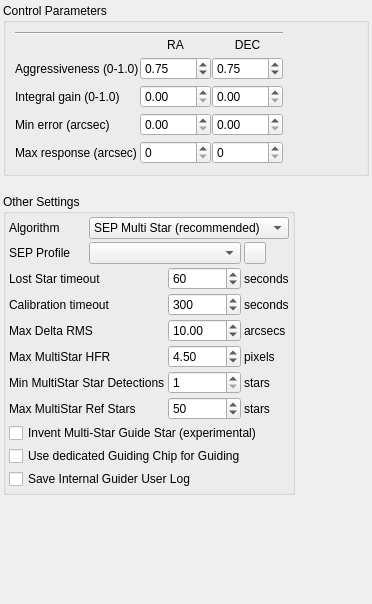
<?xml version="1.0" encoding="UTF-8"?>
<ui version="4.0">
 <class>OpsGuide</class>
 <widget class="QWidget" name="OpsGuide">
  <property name="geometry">
   <rect>
    <x>0</x>
    <y>0</y>
    <width>372</width>
    <height>604</height>
   </rect>
  </property>
  <layout class="QVBoxLayout" name="verticalLayout_2">
   <property name="spacing">
    <number>3</number>
   </property>
   <property name="leftMargin">
    <number>3</number>
   </property>
   <property name="topMargin">
    <number>3</number>
   </property>
   <property name="rightMargin">
    <number>3</number>
   </property>
   <property name="bottomMargin">
    <number>3</number>
   </property>
   <item>
    <widget class="QGroupBox" name="controlGroup">
     <property name="title">
      <string>Control Parameters</string>
     </property>
     <layout class="QHBoxLayout" name="horizontalLayout_1">
      <item>
       <layout class="QVBoxLayout" name="verticalLayout_3">
        <property name="spacing">
         <number>3</number>
        </property>
        <property name="leftMargin">
         <number>0</number>
        </property>
        <property name="topMargin">
         <number>0</number>
        </property>
        <property name="rightMargin">
         <number>0</number>
        </property>
        <property name="bottomMargin">
         <number>0</number>
        </property>
        <item>
         <widget class="Line" name="line">
          <property name="orientation">
           <enum>Qt::Horizontal</enum>
          </property>
         </widget>
        </item>
        <item>
         <layout class="QGridLayout" name="gridLayout_3" columnstretch="1,0,0">
          <property name="horizontalSpacing">
           <number>1</number>
          </property>
          <property name="verticalSpacing">
           <number>5</number>
          </property>
          <item row="2" column="0">
           <widget class="QLabel" name="l_12">
            <property name="toolTip">
             <string>&lt;html&gt;&lt;head/&gt;&lt;body&gt;&lt;p&gt;This adds a correction term based on the average of the past 50 guide deviations. For example, if the deviation is consistently negative, this will attempt to compensate. Best to start with 0.0 (no effect) and only use this if necessary.&lt;/p&gt;&lt;/body&gt;&lt;/html&gt;</string>
            </property>
            <property name="text">
             <string>Integral gain (0-1.0)</string>
            </property>
           </widget>
          </item>
          <item row="1" column="1">
           <widget class="QDoubleSpinBox" name="kcfg_RAProportionalGain">
            <property name="decimals">
             <number>2</number>
            </property>
            <property name="maximum">
             <double>1.000000000000000</double>
            </property>
            <property name="singleStep">
             <double>0.050000000000000</double>
            </property>
            <property name="value">
             <double>0.750000000000000</double>
            </property>
           </widget>
          </item>
          <item row="1" column="0">
           <widget class="QLabel" name="l_11">
            <property name="toolTip">
             <string>&lt;html&gt;&lt;head/&gt;&lt;body&gt;&lt;p&gt;How aggressively the guider attempts to correct the guide deviations. 1.0 would attempt to fully correct the error. It's best to use an aggressiveness less than 1.0 to avoid oscillations.&lt;/p&gt;&lt;/body&gt;&lt;/html&gt;</string>
            </property>
            <property name="text">
             <string>Aggressiveness (0-1.0)</string>
            </property>
            <property name="margin">
             <number>0</number>
            </property>
            <property name="indent">
             <number>0</number>
            </property>
           </widget>
          </item>
          <item row="1" column="2">
           <widget class="QDoubleSpinBox" name="kcfg_DECProportionalGain">
            <property name="decimals">
             <number>2</number>
            </property>
            <property name="maximum">
             <double>1.000000000000000</double>
            </property>
            <property name="singleStep">
             <double>0.050000000000000</double>
            </property>
            <property name="value">
             <double>0.750000000000000</double>
            </property>
           </widget>
          </item>
          <item row="0" column="2">
           <widget class="QLabel" name="l_02">
            <property name="text">
             <string>DEC</string>
            </property>
            <property name="alignment">
             <set>Qt::AlignCenter</set>
            </property>
           </widget>
          </item>
          <item row="0" column="1">
           <widget class="QLabel" name="l_01">
            <property name="text">
             <string>RA</string>
            </property>
            <property name="alignment">
             <set>Qt::AlignCenter</set>
            </property>
           </widget>
          </item>
          <item row="4" column="0">
           <widget class="QLabel" name="l_14">
            <property name="toolTip">
             <string>&lt;html&gt;&lt;head/&gt;&lt;body&gt;&lt;p&gt;Maximum guide pulse that is generated by the guider and sent to the mount in arc-second units. That is, the guider will not attempt to move the mount more than this many arc-seconds at any given time.&lt;/p&gt;&lt;/body&gt;&lt;/html&gt;</string>
            </property>
            <property name="text">
             <string>Max response (arcsec)</string>
            </property>
            <property name="rightMargin" stdset="0">
             <number>5</number>
            </property>
           </widget>
          </item>
          <item row="3" column="1">
           <widget class="QDoubleSpinBox" name="kcfg_RAMinimumPulseArcSec">
            <property name="decimals">
             <number>2</number>
            </property>
            <property name="maximum">
             <double>1000.000000000000000</double>
            </property>
            <property name="singleStep">
             <double>0.100000000000000</double>
            </property>
           </widget>
          </item>
          <item row="2" column="1">
           <widget class="QDoubleSpinBox" name="kcfg_RAIntegralGain">
            <property name="decimals">
             <number>2</number>
            </property>
            <property name="maximum">
             <double>1.000000000000000</double>
            </property>
            <property name="singleStep">
             <double>0.050000000000000</double>
            </property>
           </widget>
          </item>
          <item row="3" column="0">
           <widget class="QLabel" name="l_15">
            <property name="toolTip">
             <string>&lt;html&gt;&lt;head/&gt;&lt;body&gt;&lt;p&gt;Minimum guide deviation, in arc-seconds, for which a guide pulse would be sent to the mount. If the guide error is less than this value, then no pulse is sent to the mount.&lt;/p&gt;&lt;/body&gt;&lt;/html&gt;</string>
            </property>
            <property name="text">
             <string>Min error (arcsec)</string>
            </property>
            <property name="rightMargin" stdset="0">
             <number>5</number>
            </property>
           </widget>
          </item>
          <item row="2" column="2">
           <widget class="QDoubleSpinBox" name="kcfg_DECIntegralGain">
            <property name="decimals">
             <number>2</number>
            </property>
            <property name="maximum">
             <double>1.000000000000000</double>
            </property>
            <property name="singleStep">
             <double>0.050000000000000</double>
            </property>
           </widget>
          </item>
          <item row="4" column="2">
           <widget class="QSpinBox" name="kcfg_DECMaximumPulseArcSec">
            <property name="maximum">
             <number>3600</number>
            </property>
            <property name="singleStep">
             <number>10</number>
            </property>
           </widget>
          </item>
          <item row="4" column="1">
           <widget class="QSpinBox" name="kcfg_RAMaximumPulseArcSec">
            <property name="maximum">
             <number>3600</number>
            </property>
            <property name="singleStep">
             <number>10</number>
            </property>
           </widget>
          </item>
          <item row="3" column="2">
           <widget class="QDoubleSpinBox" name="kcfg_DECMinimumPulseArcSec">
            <property name="decimals">
             <number>2</number>
            </property>
            <property name="maximum">
             <double>1000.000000000000000</double>
            </property>
            <property name="singleStep">
             <double>0.100000000000000</double>
            </property>
           </widget>
          </item>
         </layout>
        </item>
       </layout>
      </item>
      <item>
       <spacer name="hSpacer">
        <property name="orientation">
         <enum>Qt::Horizontal</enum>
        </property>
        <property name="sizeType">
         <enum>QSizePolicy::Expanding</enum>
        </property>
        <property name="sizeHint" stdset="0">
         <size>
          <width>0</width>
          <height>0</height>
         </size>
        </property>
       </spacer>
      </item>
     </layout>
    </widget>
   </item>
   <item>
    <spacer name="verticalSpacer_2">
     <property name="orientation">
      <enum>Qt::Vertical</enum>
     </property>
     <property name="sizeType">
      <enum>QSizePolicy::Fixed</enum>
     </property>
     <property name="sizeHint" stdset="0">
      <size>
       <width>20</width>
       <height>15</height>
      </size>
     </property>
    </spacer>
   </item>
   <item>
    <layout class="QHBoxLayout" name="horizontalLayout_2">
     <item>
      <widget class="QGroupBox" name="groupBox">
       <property name="title">
        <string>Other Settings</string>
       </property>
       <layout class="QGridLayout" name="gridLayout_2">
        <property name="leftMargin">
         <number>3</number>
        </property>
        <property name="topMargin">
         <number>3</number>
        </property>
        <property name="rightMargin">
         <number>3</number>
        </property>
        <property name="bottomMargin">
         <number>3</number>
        </property>
        <property name="spacing">
         <number>3</number>
        </property>
        <item row="4" column="3">
         <widget class="QLabel" name="label_17">
          <property name="text">
           <string>seconds</string>
          </property>
         </widget>
        </item>
        <item row="5" column="2">
         <widget class="QDoubleSpinBox" name="kcfg_GuideMaxDeltaRMS">
          <property name="minimum">
           <double>0.500000000000000</double>
          </property>
          <property name="maximum">
           <double>30.000000000000000</double>
          </property>
          <property name="value">
           <double>10.000000000000000</double>
          </property>
         </widget>
        </item>
        <item row="2" column="0" colspan="2">
         <widget class="QLabel" name="label_11">
          <property name="toolTip">
           <string>&lt;html&gt;&lt;head/&gt;&lt;body&gt;&lt;p&gt;If star tracking is lost due to passing clouds or other reasons, wait this many seconds before giving up.&lt;/p&gt;&lt;/body&gt;&lt;/html&gt;</string>
          </property>
          <property name="text">
           <string>Lost Star timeout</string>
          </property>
         </widget>
        </item>
        <item row="5" column="0" colspan="2">
         <widget class="QLabel" name="label_13">
          <property name="toolTip">
           <string>Maximum delta RMS permitted before stopping guide process and searching for new guide stars.</string>
          </property>
          <property name="text">
           <string>Max Delta RMS</string>
          </property>
         </widget>
        </item>
        <item row="8" column="0" colspan="2">
         <widget class="QLabel" name="label_24">
          <property name="toolTip">
           <string>Maximum number of reference stars used by SEP MultiStar.</string>
          </property>
          <property name="text">
           <string>Max MultiStar Ref Stars</string>
          </property>
         </widget>
        </item>
        <item row="1" column="0">
         <widget class="QLabel" name="l_20">
          <property name="toolTip">
           <string>The StellarSolver profile to use when detecting stars--used with the SEP MultiStar and SEP algorithms.</string>
          </property>
          <property name="text">
           <string>SEP Profile</string>
          </property>
         </widget>
        </item>
        <item row="6" column="2">
         <widget class="QDoubleSpinBox" name="kcfg_GuideMaxHFR">
          <property name="toolTip">
           <string>Maximum HFR allowed for SEP MultiStar guide star.</string>
          </property>
          <property name="minimum">
           <double>0.500000000000000</double>
          </property>
          <property name="maximum">
           <double>20.000000000000000</double>
          </property>
          <property name="value">
           <double>4.500000000000000</double>
          </property>
         </widget>
        </item>
        <item row="6" column="0" colspan="2">
         <widget class="QLabel" name="label_20">
          <property name="toolTip">
           <string>Maximum HFR allowed for SEP MultiStar guide star.</string>
          </property>
          <property name="text">
           <string>Max MultiStar HFR</string>
          </property>
         </widget>
        </item>
        <item row="2" column="2">
         <widget class="QSpinBox" name="kcfg_GuideLostStarTimeout">
          <property name="maximum">
           <number>3600</number>
          </property>
          <property name="singleStep">
           <number>10</number>
          </property>
          <property name="value">
           <number>60</number>
          </property>
         </widget>
        </item>
        <item row="2" column="3">
         <widget class="QLabel" name="label_12">
          <property name="text">
           <string>seconds</string>
          </property>
         </widget>
        </item>
        <item row="5" column="3">
         <widget class="QLabel" name="label_14">
          <property name="text">
           <string>arcsecs</string>
          </property>
         </widget>
        </item>
        <item row="9" column="0" colspan="4">
         <widget class="QCheckBox" name="kcfg_AlwaysInventGuideStar">
          <property name="enabled">
           <bool>true</bool>
          </property>
          <property name="toolTip">
           <string>&lt;html&gt;&lt;head/&gt;&lt;body&gt;&lt;p&gt;If checked we try to be more resiliant to double stars by inventing a guide star position from the multi-star references.&lt;/p&gt;&lt;/body&gt;&lt;/html&gt;</string>
          </property>
          <property name="text">
           <string>Invent Multi-Star Guide Star (experimental)</string>
          </property>
         </widget>
        </item>
        <item row="11" column="0" colspan="4">
         <widget class="QCheckBox" name="kcfg_SaveGuideLog">
          <property name="enabled">
           <bool>true</bool>
          </property>
          <property name="toolTip">
           <string>&lt;html&gt;&lt;head/&gt;&lt;body&gt;&lt;p&gt;If checked and the internal guider is run, a log file is saved in the default logging directory. This is not a debug log, it is meant for user's to improve logging and can be viewed with phd2logview.&lt;/p&gt;&lt;/body&gt;&lt;/html&gt;</string>
          </property>
          <property name="text">
           <string>Save Internal Guider User Log</string>
          </property>
         </widget>
        </item>
        <item row="7" column="3">
         <widget class="QLabel" name="label_23">
          <property name="text">
           <string>stars</string>
          </property>
         </widget>
        </item>
        <item row="0" column="1" colspan="3">
         <widget class="QComboBox" name="kcfg_GuideAlgorithm">
          <property name="sizePolicy">
           <sizepolicy hsizetype="Preferred" vsizetype="Fixed">
            <horstretch>0</horstretch>
            <verstretch>0</verstretch>
           </sizepolicy>
          </property>
          <property name="currentIndex">
           <number>5</number>
          </property>
          <item>
           <property name="text">
            <string>Smart</string>
           </property>
          </item>
          <item>
           <property name="text">
            <string>SEP</string>
           </property>
          </item>
          <item>
           <property name="text">
            <string>Fast</string>
           </property>
          </item>
          <item>
           <property name="text">
            <string>Auto Threshold</string>
           </property>
          </item>
          <item>
           <property name="text">
            <string>No Threshold</string>
           </property>
          </item>
          <item>
           <property name="text">
            <string>SEP Multi Star (recommended)</string>
           </property>
          </item>
         </widget>
        </item>
        <item row="0" column="0">
         <widget class="QLabel" name="l_19">
          <property name="toolTip">
           <string>The algorithm that tracks guide stars and determines the guide deviation.</string>
          </property>
          <property name="text">
           <string>Algorithm</string>
          </property>
         </widget>
        </item>
        <item row="1" column="1" colspan="2">
         <widget class="QComboBox" name="kcfg_GuideOptionsProfile">
          <property name="sizePolicy">
           <sizepolicy hsizetype="Preferred" vsizetype="Fixed">
            <horstretch>0</horstretch>
            <verstretch>0</verstretch>
           </sizepolicy>
          </property>
         </widget>
        </item>
        <item row="6" column="3">
         <widget class="QLabel" name="label_21">
          <property name="text">
           <string>pixels</string>
          </property>
         </widget>
        </item>
        <item row="1" column="3">
         <widget class="QPushButton" name="editGuideProfile">
          <property name="maximumSize">
           <size>
            <width>22</width>
            <height>22</height>
           </size>
          </property>
          <property name="text">
           <string/>
          </property>
         </widget>
        </item>
        <item row="7" column="2">
         <widget class="QSpinBox" name="kcfg_MinDetectionsSEPMultistar">
          <property name="toolTip">
           <string>Minimum number of stars detected for SEP MultiStar to initialize.</string>
          </property>
          <property name="minimum">
           <number>1</number>
          </property>
          <property name="maximum">
           <number>20</number>
          </property>
          <property name="singleStep">
           <number>1</number>
          </property>
         </widget>
        </item>
        <item row="8" column="3">
         <widget class="QLabel" name="label_25">
          <property name="text">
           <string>stars</string>
          </property>
         </widget>
        </item>
        <item row="8" column="2">
         <widget class="QSpinBox" name="kcfg_MaxMultistarReferenceStars">
          <property name="toolTip">
           <string>Maximum number of reference stars used by SEP MultiStar.</string>
          </property>
          <property name="minimum">
           <number>1</number>
          </property>
          <property name="maximum">
           <number>100</number>
          </property>
          <property name="singleStep">
           <number>1</number>
          </property>
          <property name="value">
           <number>50</number>
          </property>
         </widget>
        </item>
        <item row="4" column="2">
         <widget class="QSpinBox" name="kcfg_GuideCalibrationTimeout">
          <property name="maximum">
           <number>3600</number>
          </property>
          <property name="value">
           <number>300</number>
          </property>
         </widget>
        </item>
        <item row="7" column="0" colspan="2">
         <widget class="QLabel" name="label_22">
          <property name="toolTip">
           <string>Minimum number of stars detected for SEP MultiStar to initialize.</string>
          </property>
          <property name="text">
           <string>Min MultiStar Star Detections</string>
          </property>
         </widget>
        </item>
        <item row="4" column="0" colspan="2">
         <widget class="QLabel" name="label_16">
          <property name="sizePolicy">
           <sizepolicy hsizetype="Preferred" vsizetype="Preferred">
            <horstretch>0</horstretch>
            <verstretch>0</verstretch>
           </sizepolicy>
          </property>
          <property name="toolTip">
           <string>&lt;html&gt;&lt;head/&gt;&lt;body&gt;&lt;p&gt;[PHD2] If calibration takes more time than this many seconds, abort guiding.&lt;/p&gt;&lt;/body&gt;&lt;/html&gt;</string>
          </property>
          <property name="text">
           <string>Calibration timeout</string>
          </property>
         </widget>
        </item>
        <item row="10" column="0" colspan="4">
         <widget class="QCheckBox" name="kcfg_UseGuideHead">
          <property name="toolTip">
           <string>&lt;html&gt;&lt;head/&gt;&lt;body&gt;&lt;p&gt;If the camera used for guiding has a dedicated guiding chip, you can decide which of the camera chips should be used for guiding: the primary chip or the guiding chip.&lt;/p&gt;&lt;p&gt;For cameras that have only one chip, this option is ignored.&lt;/p&gt;&lt;/body&gt;&lt;/html&gt;</string>
          </property>
          <property name="text">
           <string>Use dedicated Guiding Chip for Guiding</string>
          </property>
         </widget>
        </item>
       </layout>
      </widget>
     </item>
     <item>
      <spacer name="hSpacer2">
       <property name="orientation">
        <enum>Qt::Horizontal</enum>
       </property>
       <property name="sizeType">
        <enum>QSizePolicy::Expanding</enum>
       </property>
       <property name="sizeHint" stdset="0">
        <size>
         <width>0</width>
         <height>0</height>
        </size>
       </property>
      </spacer>
     </item>
    </layout>
   </item>
   <item>
    <spacer name="verticalSpacer">
     <property name="orientation">
      <enum>Qt::Vertical</enum>
     </property>
     <property name="sizeHint" stdset="0">
      <size>
       <width>20</width>
       <height>40</height>
      </size>
     </property>
    </spacer>
   </item>
  </layout>
 </widget>
 <tabstops>
  <tabstop>kcfg_RAProportionalGain</tabstop>
  <tabstop>kcfg_DECProportionalGain</tabstop>
  <tabstop>kcfg_RAIntegralGain</tabstop>
  <tabstop>kcfg_DECIntegralGain</tabstop>
  <tabstop>kcfg_RAMinimumPulseArcSec</tabstop>
  <tabstop>kcfg_DECMinimumPulseArcSec</tabstop>
  <tabstop>kcfg_RAMaximumPulseArcSec</tabstop>
  <tabstop>kcfg_DECMaximumPulseArcSec</tabstop>
  <tabstop>kcfg_GuideAlgorithm</tabstop>
  <tabstop>kcfg_GuideOptionsProfile</tabstop>
  <tabstop>editGuideProfile</tabstop>
  <tabstop>kcfg_GuideLostStarTimeout</tabstop>
  <tabstop>kcfg_GuideCalibrationTimeout</tabstop>
  <tabstop>kcfg_GuideMaxDeltaRMS</tabstop>
  <tabstop>kcfg_GuideMaxHFR</tabstop>
  <tabstop>kcfg_SaveGuideLog</tabstop>
 </tabstops>
 <resources/>
 <connections/>
</ui>
